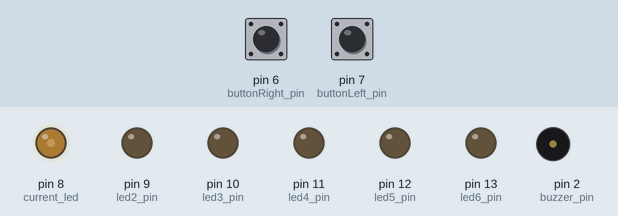
The sketch below on a simulated Arduino Uno, built with avr-gcc and run on an emulated ATmega328P. Shown: output pins drawn as LEDs (lit = HIGH), buzzer (waves = sounding, pin HIGH). Dashed ring = blinking. The test bench sets the inputs (shaded band); at power-on: pin 6 (buttonRight_pin) HIGH, pin 7 (buttonLeft_pin) HIGH.

Above: at 1.2 s.
1.3 s: pin 6 (buttonRight_pin) pulled LOW for 0.15 s
At 2.4 s:
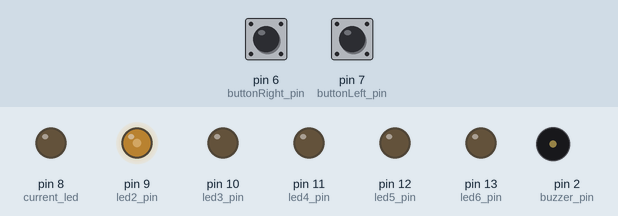
3.2 s: pin 7 (buttonLeft_pin) pulled LOW for 1 s
At 5.6 s:
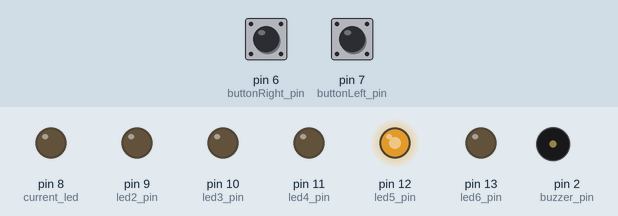
6.2 s: pin 7 (buttonLeft_pin) pulled LOW for 0.15 s
At 7.3 s:
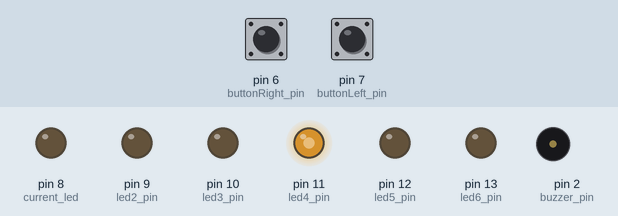
8.1 s: pin 6 (buttonRight_pin) pulled LOW for 1 s
At 8.55 s:
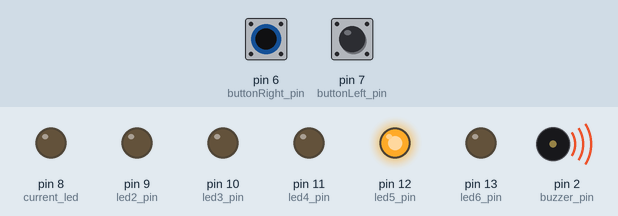
11.1 s: pin 6 (buttonRight_pin) pulled LOW for 3.2 s
At 15.5 s:
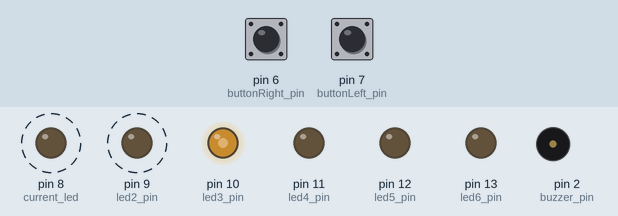
15.8 s: pin 7 (buttonLeft_pin) pulled LOW for 0.15 s
At 16.05 s:
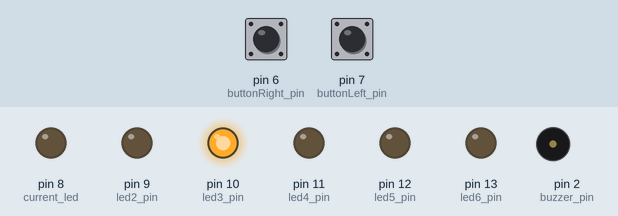
Timing chart, 0 to 18.7 s (numbered marks = the images above; inputs shaded):
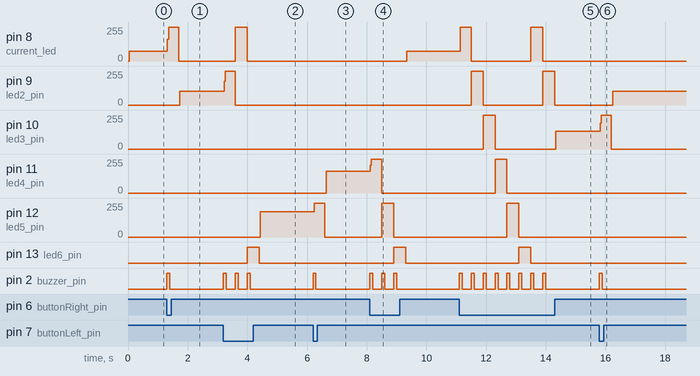

The sketch:

main_code.ino
```cpp
// Variables for the components in the project.
// if you change the amount of components or their pins you must change these variables

// LEDs pins
const int led1_pin = 8;
const int led2_pin = 9;
const int led3_pin = 10;
const int led4_pin = 11;
const int led5_pin = 12;
const int led6_pin = 13;
int current_led = 8;

// amount of LEDs in the project (start from 0). Modify if add or remove LEDs
const int leds_count = 5;
int leds_pins[] = {led1_pin, led2_pin, led3_pin, led4_pin, led5_pin, led6_pin};

// buttons
const int buttonLeft_pin = 7;
const int buttonRight_pin = 6;
// buzzer
const int buzzer_pin = 2;


// --- MAIN CODE ---

void leds_changing(int button){
//
  if(button == buttonLeft_pin){
// beep
    digitalWrite(buzzer_pin, HIGH);
    delay(100);
    digitalWrite(buzzer_pin, LOW);
    delay(300);

    current_led--;
    if (current_led < leds_pins[0]){
      current_led = leds_pins[leds_count];
    }
  }
  else if(button == buttonRight_pin){
// beep
    digitalWrite(buzzer_pin, HIGH);
    delay(100);
    digitalWrite(buzzer_pin, LOW);
    delay(300);
    current_led++;
    if (current_led > leds_pins[leds_count]){
      current_led = leds_pins[0];
    }
    }
}


void setup() {
  // LEDs setup
  for(int i = 0; i <= leds_count; i++){
    pinMode(leds_pins[i], OUTPUT);
  }

  // buttons setup
  pinMode(buttonLeft_pin, INPUT_PULLUP);
  pinMode(buttonRight_pin, INPUT_PULLUP);

  pinMode(buzzer_pin, OUTPUT);
}

void loop() {
// turns current led on
  digitalWrite(current_led, HIGH);

// calls function to change leds when a button is pressed
  if(digitalRead(buttonLeft_pin) == LOW){
    leds_changing(buttonLeft_pin);
  }
  else if (digitalRead(buttonRight_pin) == LOW){
    leds_changing(buttonRight_pin);
  }

// turns leds off
  for(int i = 0; i <= leds_count; i++){
    digitalWrite(leds_pins[i], LOW);
  }

}
```

Measured:
- after the input at 1.3 s, pin 8 (current_led): 74/255 → 255/255 at once, → 0/255 0.38 s later; pin 9 (led2_pin): 0/255 → 102/255 after 0.44 s; pin 2 (buzzer_pin): LOW → HIGH at once, → LOW 0.10 s later
- after the input at 3.2 s, pin 8 (current_led): 0/255 → 255/255 after 0.40 s, → 0/255 0.40 s later; pin 9 (led2_pin): 102/255 → 255/255 at once, → 0/255 0.38 s later
- after the input at 6.2 s, pin 11 (led4_pin): 0/255 → 162/255 after 0.44 s; pin 12 (led5_pin): 190/255 → 255/255 at once, → 0/255 0.36 s later; pin 2 (buzzer_pin): LOW → HIGH at once, → LOW 0.10 s later
- after the input at 8.1 s, pin 8 (current_led): 0/255 → 74/255 after 1.2 s; pin 11 (led4_pin): 162/255 → 255/255 at once, → 0/255 0.38 s later
- after the input at 11.1 s, pin 8 (current_led): alternates 255/255 for 0.38 s and 0/255 for 2.0 s, starting at once; pin 9 (led2_pin): alternates 255/255 for 0.40 s and 0/255 for 2.0 s, starting after 0.40 s
- after the input at 15.8 s, pin 9 (led2_pin): 0/255 → 102/255 after 0.44 s; pin 10 (led3_pin): 132/255 → 255/255 at once, → 0/255 0.38 s later; pin 2 (buzzer_pin): LOW → HIGH at once, → LOW 0.10 s later
